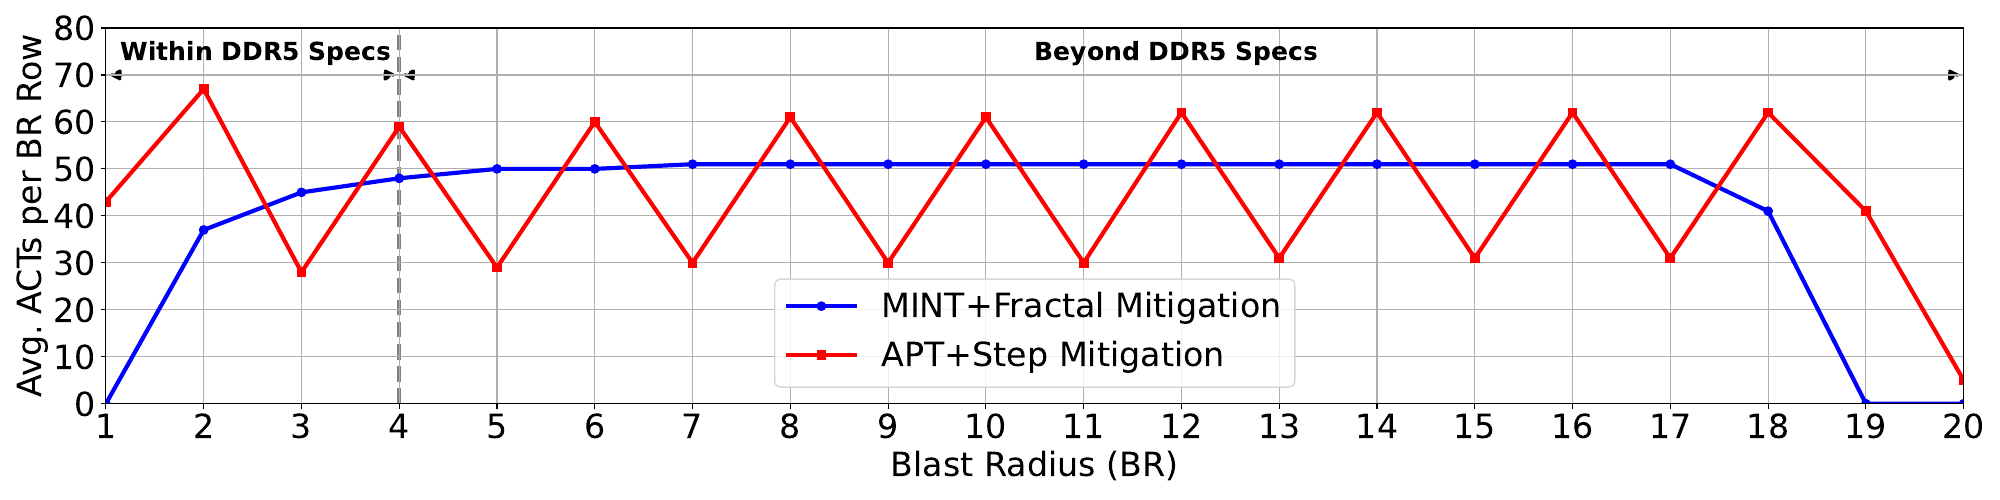

Reproduce this figure in Python.
import matplotlib.pyplot as plt
import numpy as np
import matplotlib.patches as patches

import pandas as pd

data1 = pd.read_csv('fractal_mitigation.data',sep='\t', header=None)

# Step 2: Extract the x and y values
x1 = data1.iloc[:, 0]  # First column
y1 = data1.iloc[:, 1]  # Second column

data2 = pd.read_csv('step_mitigation.data',sep='\t', header=None)

# Step 2: Extract the x and y values
x2 = data2.iloc[:, 0]  # First column
y2 = data2.iloc[:, 1]  # Second column


# Generate x-axis values (assuming each data point is one unit apart)
x = range(1, 27)

# Plotting the line graph
plt.figure(figsize=(20, 5))
plt.plot(x1, y1, label="MINT+Fractal Mitigation", marker='o', linestyle='-', color='b', linewidth=3, zorder=2)
plt.plot(x2, y2, label="APT+Step Mitigation", marker='s', linestyle='-', color='r', linewidth=3, zorder=2)
plt.legend(fontsize=24, loc='lower center')
plt.xlabel('Blast Radius (BR)', fontsize=24)
plt.ylabel('Avg. ACTs per BR Row',fontsize=24)
plt.grid(True)
plt.tight_layout()

plt.yticks(range(0, 81, 10))  # Set ymin and ymax for the y-axis
plt.xticks(range(1, 21, 1))  # Set xmin and xmax for the x-axis
plt.ylim(bottom=0) #确保y轴从0开始
plt.ylim(top=80)  #确保y轴在1100结束
plt.xlim(left=1)  # 确保x轴从0开始
plt.xlim(right=20)  # 确保x轴在6结束
plt.text(10.5, 73, 'Beyond DDR5 Specs', fontsize=18, rotation=0, color='black', weight='bold')
plt.text(1.15, 73, 'Within DDR5 Specs', fontsize=18, rotation=0, color='black', weight='bold')

plt.axvline(x=4, color='gray', linestyle='--', linewidth=3, zorder=1)  # Vertical dotted line at x=3
arrow3 = patches.FancyArrowPatch((1, 70), (4, 70), mutation_scale=15, color='black', arrowstyle='<|-|>', linestyle='--', linewidth=2)
plt.gca().add_patch(arrow3)

arrow4 = patches.FancyArrowPatch((4, 70), (20, 70), mutation_scale=15, color='black', arrowstyle='<|-|>', linestyle='--', linewidth=2)
plt.gca().add_patch(arrow4)

# Displaying the plot
plt.xticks(fontsize=24)
plt.yticks(fontsize=24)  
plt.grid(True)  # Show gridlines
plt.tight_layout()  # Adjust layout to avoid labels getting cut off
# plt.subplots_adjust(left=0.1)
plt.savefig('fig_blast_radius.pdf', format='pdf')
plt.show()

